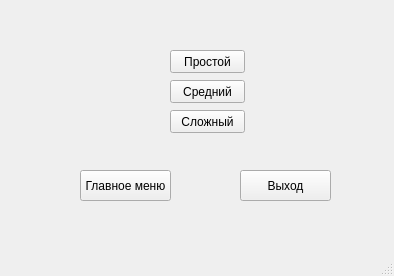
<?xml version="1.0" encoding="UTF-8"?>
<ui version="4.0">
 <class>MainWindow2</class>
 <widget class="QMainWindow" name="MainWindow2">
  <property name="geometry">
   <rect>
    <x>0</x>
    <y>0</y>
    <width>394</width>
    <height>276</height>
   </rect>
  </property>
  <property name="windowTitle">
   <string>Выбор уровня сложности</string>
  </property>
  <widget class="QWidget" name="centralwidget">
   <widget class="QPushButton" name="pushButton_1">
    <property name="geometry">
     <rect>
      <x>170</x>
      <y>50</y>
      <width>75</width>
      <height>23</height>
     </rect>
    </property>
    <property name="text">
     <string>Простой</string>
    </property>
   </widget>
   <widget class="QPushButton" name="pushButton_2">
    <property name="geometry">
     <rect>
      <x>170</x>
      <y>80</y>
      <width>75</width>
      <height>23</height>
     </rect>
    </property>
    <property name="text">
     <string>Средний</string>
    </property>
   </widget>
   <widget class="QPushButton" name="pushButton_3">
    <property name="geometry">
     <rect>
      <x>170</x>
      <y>110</y>
      <width>75</width>
      <height>23</height>
     </rect>
    </property>
    <property name="text">
     <string>Сложный</string>
    </property>
   </widget>
   <widget class="QPushButton" name="pushButton_4">
    <property name="geometry">
     <rect>
      <x>80</x>
      <y>170</y>
      <width>91</width>
      <height>31</height>
     </rect>
    </property>
    <property name="text">
     <string>Главное меню</string>
    </property>
   </widget>
   <widget class="QPushButton" name="pushButton_5">
    <property name="geometry">
     <rect>
      <x>240</x>
      <y>170</y>
      <width>91</width>
      <height>31</height>
     </rect>
    </property>
    <property name="text">
     <string>Выход</string>
    </property>
   </widget>
  </widget>
  <widget class="QMenuBar" name="menubar">
   <property name="geometry">
    <rect>
     <x>0</x>
     <y>0</y>
     <width>394</width>
     <height>21</height>
    </rect>
   </property>
  </widget>
  <widget class="QStatusBar" name="statusbar"/>
 </widget>
 <resources/>
 <connections>
  <connection>
   <sender>pushButton_5</sender>
   <signal>clicked()</signal>
   <receiver>MainWindow2</receiver>
   <slot>close()</slot>
   <hints>
    <hint type="sourcelabel">
     <x>285</x>
     <y>206</y>
    </hint>
    <hint type="destinationlabel">
     <x>196</x>
     <y>137</y>
    </hint>
   </hints>
  </connection>
  <connection>
   <sender>pushButton_4</sender>
   <signal>clicked()</signal>
   <receiver>MainWindow2</receiver>
   <slot>close()</slot>
   <hints>
    <hint type="sourcelabel">
     <x>125</x>
     <y>206</y>
    </hint>
    <hint type="destinationlabel">
     <x>196</x>
     <y>137</y>
    </hint>
   </hints>
  </connection>
 </connections>
</ui>
